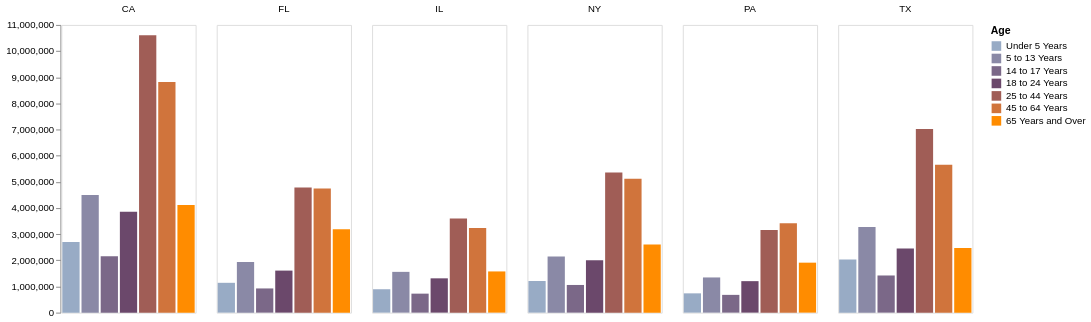

Write a Vega-Lite specification for this figure.
### Vega-Lite specification from a JSON file in a GitHub repository (floating-point values rounded to 4 significant figures)
{"$schema": "https://vega.github.io/schema/vega-lite/v2.json", "data": {"values": [{"state": "CA", "age": "Under 5 Years", "population": 2704659}, {"state": "TX", "age": "Under 5 Years", "population": 2027307}, {"state": "NY", "age": "Under 5 Years", "population": 1208495}, {"state": "FL", "age": "Under 5 Years", "population": 1140516}, {"state": "IL", "age": "Under 5 Years", "population": 894368}, {"state": "PA", "age": "Under 5 Years", "population": 737462}, {"state": "CA", "age": "5 to 13 Years", "population": 4499890}, {"state": "TX", "age": "5 to 13 Years", "population": 3277946}, {"state": "NY", "age": "5 to 13 Years", "population": 2141490}, {"state": "FL", "age": "5 to 13 Years", "population": 1938695}, {"state": "IL", "age": "5 to 13 Years", "population": 1558919}, {"state": "PA", "age": "5 to 13 Years", "population": 1345341}, {"state": "CA", "age": "14 to 17 Years", "population": 2159981}, {"state": "TX", "age": "14 to 17 Years", "population": 1420518}, {"state": "NY", "age": "14 to 17 Years", "population": 1058031}, {"state": "FL", "age": "14 to 17 Years", "population": 925060}, {"state": "IL", "age": "14 to 17 Years", "population": 725973}, {"state": "PA", "age": "14 to 17 Years", "population": 679201}, {"state": "CA", "age": "18 to 24 Years", "population": 3853788}, {"state": "TX", "age": "18 to 24 Years", "population": 2454721}, {"state": "NY", "age": "18 to 24 Years", "population": 1999120}, {"state": "FL", "age": "18 to 24 Years", "population": 1607297}, {"state": "IL", "age": "18 to 24 Years", "population": 1311479}, {"state": "PA", "age": "18 to 24 Years", "population": 1203944}, {"state": "CA", "age": "25 to 44 Years", "population": 10604510}, {"state": "TX", "age": "25 to 44 Years", "population": 7017731}, {"state": "NY", "age": "25 to 44 Years", "population": 5355235}, {"state": "FL", "age": "25 to 44 Years", "population": 4782119}, {"state": "IL", "age": "25 to 44 Years", "population": 3596343}, {"state": "PA", "age": "25 to 44 Years", "population": 3157759}, {"state": "CA", "age": "45 to 64 Years", "population": 8819342}, {"state": "TX", "age": "45 to 64 Years", "population": 5656528}, {"state": "NY", "age": "45 to 64 Years", "population": 5120254}, {"state": "FL", "age": "45 to 64 Years", "population": 4746856}, {"state": "IL", "age": "45 to 64 Years", "population": 3239173}, {"state": "PA", "age": "45 to 64 Years", "population": 3414001}, {"state": "CA", "age": "65 Years and Over", "population": 4114496}, {"state": "TX", "age": "65 Years and Over", "population": 2472223}, {"state": "NY", "age": "65 Years and Over", "population": 2607672}, {"state": "FL", "age": "65 Years and Over", "population": 3187797}, {"state": "IL", "age": "65 Years and Over", "population": 1575308}, {"state": "PA", "age": "65 Years and Over", "population": 1910571}]}, "mark": "bar", "description": "A grouped bar chart using color to encode age bins. Each cell represents a state in the US.", "encoding": {"column": {"field": "state", "type": "nominal", "title": ""}, "y": {"aggregate": "sum", "field": "population", "type": "quantitative", "axis": {"title": "", "grid": false}}, "x": {"field": "age", "type": "ordinal", "axis": null, "scale": {"domain": ["Under 5 Years", "5 to 13 Years", "14 to 17 Years", "18 to 24 Years", "25 to 44 Years", "45 to 64 Years", "65 Years and Over"], "rangeStep": 15}}, "color": {"field": "age", "scale": {"domain": ["Under 5 Years", "5 to 13 Years", "14 to 17 Years", "18 to 24 Years", "25 to 44 Years", "45 to 64 Years", "65 Years and Over"], "range": ["#98abc5", "#8a89a6", "#7b6888", "#6b486b", "#a05d56", "#d0743c", "#ff8c00"]}, "legend": {"title": "Age"}}}}
